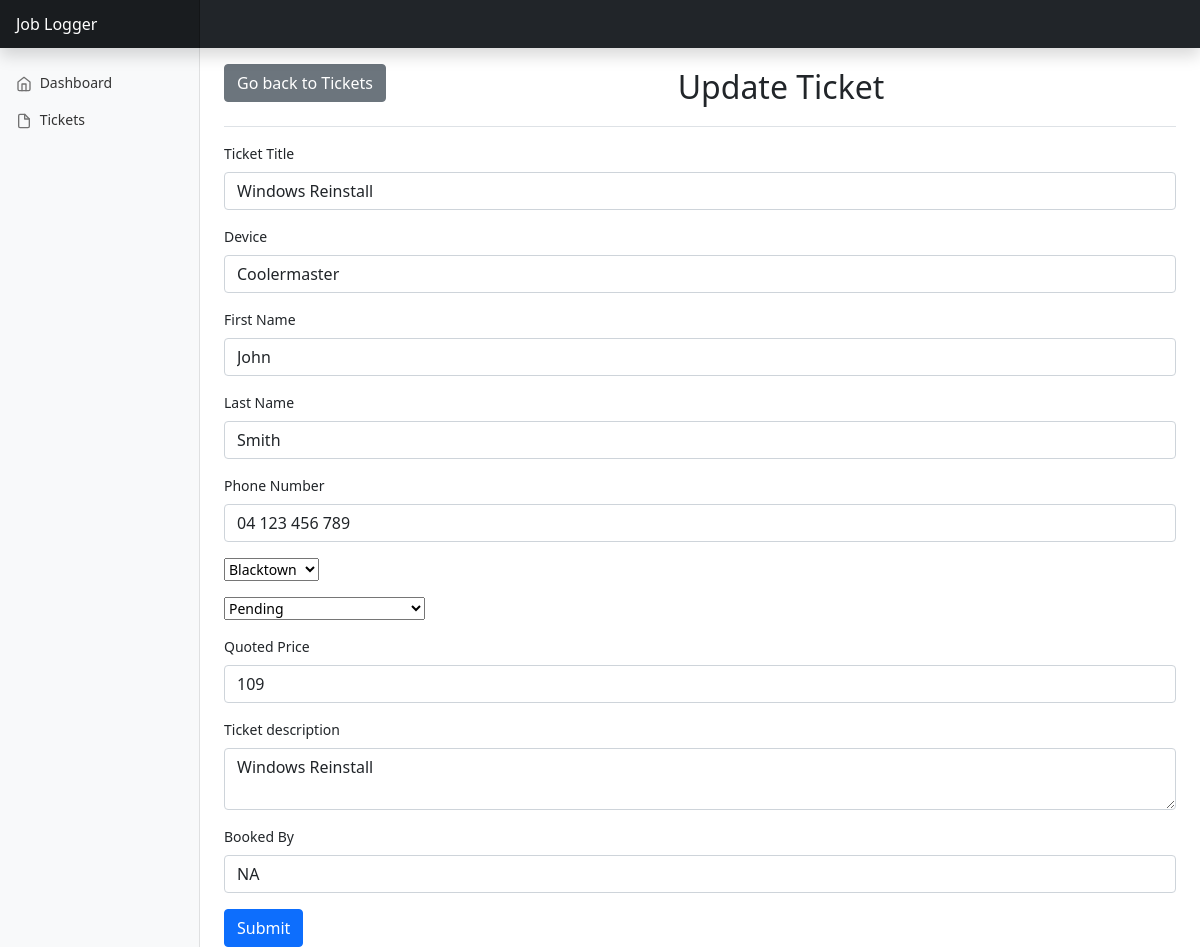
The app's page /tickets/update?id=27 with its own data.
### tables this page shows
CREATE TABLE `ticket` (
  `id` int(11) NOT NULL,
  `title` varchar(255) NOT NULL,
  `firstName` varchar(255) NOT NULL,
  `lastName` varchar(255) NOT NULL,
  `device` varchar(255) NOT NULL,
  `status` varchar(255) NOT NULL,
  `location` varchar(255) NOT NULL,
  `body` text NOT NULL,
  `createdDate` varchar(255) NOT NULL,
  `dateDue` varchar(255) NOT NULL,
  `bookedBy` varchar(20) NOT NULL,
  `phoneNumber` varchar(50) NOT NULL,
  `quotedPrice` decimal(10,0) NOT NULL
);

### controllers/TicketController.php (called while the page is built, shortened)
<?php
class TicketController
{
    public static function update(Router $router)
    {
        $id = $_GET['id'] ?? null;
        $errors = [];
        $ticketData = $router->db->getTicketById($id);
        $router->renderView('tickets/update', [
            'ticket' => $ticketData,
            'errors' => $errors
        ]);
    }
}

### public/index.php (called while the page is built, shortened)
<?php
$router = new Router();
$router->get('/', [TicketController::class, 'dashboard']);
$router->get('/tickets', [TicketController::class, 'index']);
$router->get('/tickets/view', [TicketController::class, 'view']);
$router->post('/tickets/view', [TicketController::class, 'view']);
$router->get('/tickets/create', [TicketController::class, 'create']);
$router->post('/tickets/create', [TicketController::class, 'create']);
$router->get('/tickets/update', [TicketController::class, 'update']);
$router->post('/tickets/update', [TicketController::class, 'update']);
$router->post('/tickets/delete', [TicketController::class, 'delete']);
$router->resolve();

### database.php (called while the page is built, shortened)
<?php
class database
{
    public \PDO $pdo;
    public function __construct()
    {
        $this->pdo = new PDO('mysql:host=localhost;port=3306;dbname=logger_app', 'root', '');
        $this->pdo->setAttribute(PDO::ATTR_ERRMODE, PDO::ERRMODE_EXCEPTION);
    }
    public function getTicketById($id)
    {
        $statement = $this->pdo->prepare('SELECT * FROM ticket WHERE id = :id');
        $statement->bindValue(':id', $id);
        $statement->execute();
        return $statement->fetch(PDO::FETCH_ASSOC);
    }
}

### views/tickets/form.php (the view, shortened to what this page needs)
<form action="" method="post" enctype="multipart/form-data">
    <div class="mb-3">
        <label class="form-label">Ticket Title</label>
        <input type="text" class="form-control" name="title" value="<?php echo $ticket['title'] ?>">
    </div>
    <div class="mb-3">
        <label class="form-label">Device</label>
        <input type="text" class="form-control" name="device" value="<?php echo $ticket['device'] ?>">
    </div>
    <div class="mb-3">
        <label class="form-label">First Name</label>
        <input type="text" class="form-control" name="firstName" value="<?php echo $ticket['firstName'] ?>">
    </div>
    <div class="mb-3">
        <label class="form-label">Last Name</label>
        <input type="text" class="form-control" name="lastName" value="<?php echo $ticket['lastName'] ?>">
    </div>
    <div class="mb-3">
        <label class="form-label">Phone Number</label>
        <input type="text" class="form-control" name="phoneNumber" value="<?php echo $ticket['phoneNumber'] ?>">
    </div>
    <div class="mb-3">
        <select name="location">
            <option value="Blacktown">Blacktown</option>
        </select>
    </div>
    <div class="mb-3">
        <select name="status">
            <option value="Pending">Pending</option>
        </select>
    </div>
    <div class="mb-3">
        <label class="form-label">Quoted Price</label>
        <input type="number" step="0.1" class="form-control" name="quotedPrice" value="<?php echo $ticket['quotedPrice'] ?>">
    </div>
    <div class="mb-3">
        <label class="form-label">Ticket description</label>
        <textarea type="text" class="form-control" name="body"><?php echo $ticket['body'] ?></textarea>
    </div>
    <div class="mb-3">
        <label class="form-label">Booked By</label>
        <input type="text" class="form-control" name="bookedBy" value="<?php echo $ticket['bookedBy'] ?>">
    </div>
    <button type="submit" class="btn btn-primary">Submit</button>
</form>

### public/dashboard.css (style rules this page uses)
body { font-size: .875rem; }

### records on screen
ticket: title "Windows Reinstall", device "Coolermaster", firstName "John", lastName "Smith", phoneNumber "04 123 456 789", quotedPrice "109", body "Windows Reinstall", bookedBy "NA"
